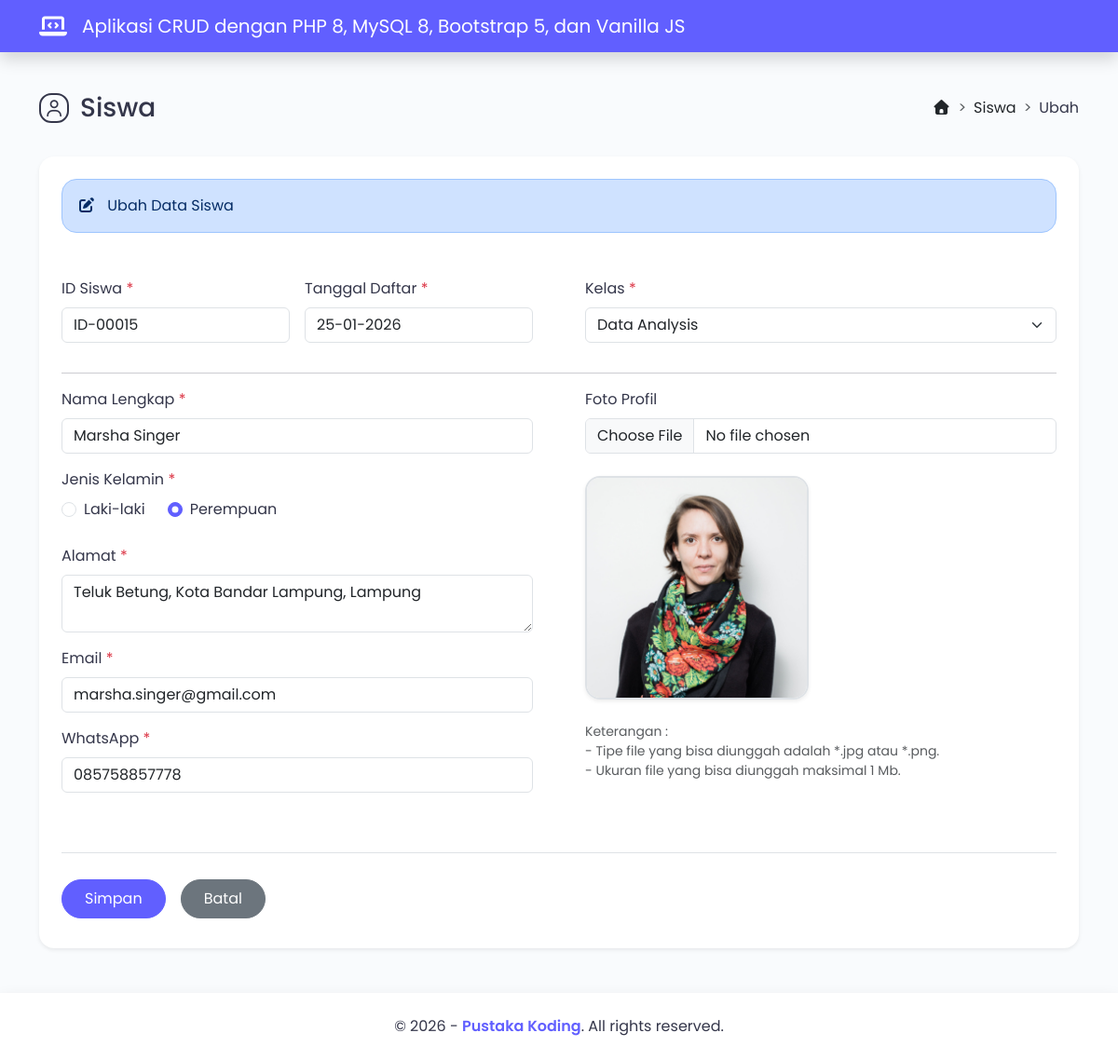
Screenshot of /?halaman=ubah&id=ID-00015 with the database file from the repository.
### tables this page shows
CREATE TABLE `tbl_siswa` (
  `id_siswa` varchar(8) NOT NULL,
  `tanggal_daftar` date NOT NULL,
  `kelas` varchar(30) NOT NULL,
  `nama_lengkap` varchar(50) NOT NULL,
  `jenis_kelamin` enum('Laki-laki','Perempuan') NOT NULL,
  `alamat` varchar(255) NOT NULL,
  `email` varchar(50) NOT NULL,
  `whatsapp` varchar(13) NOT NULL,
  `foto_profil` varchar(100) NOT NULL
);

### form_ubah.php (the view, shortened to what this page needs)
<div class="d-flex flex-column flex-lg-row mt-5 mb-4">
    <div class="flex-grow-1 d-flex align-items-center">
        <i class="fa-regular fa-user icon-title"></i>
        <h3>Siswa</h3>
    </div>
    <div class="ms-5 ms-lg-0 pt-lg-2">
        <nav style="--bs-breadcrumb-divider: '>';" aria-label="breadcrumb">
            <ol class="breadcrumb">
                <li class="breadcrumb-item"><a href="https://pustakakoding.com/" class="text-dark text-decoration-none"><i class="fa-solid fa-house"></i></a></li>
                <li class="breadcrumb-item"><a href="?halaman=data" class="text-dark text-decoration-none">Siswa</a></li>
                <li class="breadcrumb-item" aria-current="page">Ubah</li>
            </ol>
        </nav>
    </div>
</div>
<?php
if (isset($_GET['id'])) {
    $id_siswa = $_GET['id'];
    $query = $mysqli->query("SELECT * FROM tbl_siswa WHERE id_siswa='$id_siswa'")
                            or die("Ada kesalahan pada query tampil data : {$mysqli->error}");
    $data = $query->fetch_assoc();
}
?>
<div class="bg-white rounded-4 shadow-sm p-4 mb-5">
    <div class="alert alert-primary rounded-4 mb-5" role="alert">
        <i class="fa-solid fa-pen-to-square me-2"></i> Ubah Data Siswa
    </div>
    <form action="proses_ubah.php" method="post" enctype="multipart/form-data" class="needs-validation" novalidate>
        <div class="row">
            <div class="col-xl-6">
                <div class="row g-0">
                    <div class="mb-3 col-xl-6 pe-xl-3">
                        <label class="form-label">ID Siswa <span class="text-danger">*</span></label>
                        <input type="text" name="id_siswa" class="form-control" value="<?= $data['id_siswa'] ?>" readonly>
                    </div>
                    <div class="mb-3 col-xl-6 pe-xl-3">
                        <label class="form-label">Tanggal Daftar <span class="text-danger">*</span></label>
                        <input type="text" name="tanggal_daftar" class="form-control datepicker" autocomplete="off" value="<?= date('d-m-Y', strtotime($data['tanggal_daftar'])) ?>" required>
                    </div>
                </div>
            </div>
            <div class="col-xl-6">
                <div class="mb-3 ps-xl-3">
                    <label class="form-label">Kelas <span class="text-danger">*</span></label>
                    <select name="kelas" class="form-select" autocomplete="off" required>
                        <option value="<?= $data['kelas'] ?>"><?= $data['kelas'] ?></option>
                    </select>
                </div>
            </div>
        </div>
        <hr class="mb-4-2">
        <div class="row">
            <div class="col-xl-6">
                <div class="mb-3 pe-xl-3">
                    <label class="form-label">Nama Lengkap <span class="text-danger">*</span></label>
                    <input type="text" name="nama_lengkap" class="form-control" autocomplete="off" value="<?= $data['nama_lengkap'] ?>" required>
                </div>
                <div class="mb-4 pe-xl-3">
                    <label class="form-label">Jenis Kelamin <span class="text-danger">*</span></label>
                    <br>
                    <div class="d-flex">
                        <?php
                        $jenis_kelamin = $data['jenis_kelamin'] ?? '';
                        ?>
                        <div class="form-check me-4">
                            <input type="radio" id="laki_laki" name="jenis_kelamin" class="form-check-input" value="Laki-laki" <?= ($jenis_kelamin === 'Laki-laki') ? 'checked' : '' ?> required>
                            <label class="form-check-label" for="laki_laki">Laki-laki</label>
                        </div>
                        <div class="form-check">
                            <input type="radio" id="perempuan" name="jenis_kelamin" class="form-check-input" value="Perempuan" <?= ($jenis_kelamin === 'Perempuan') ? 'checked' : '' ?> required>
                            <label class="form-check-label" for="perempuan">Perempuan</label>
                        </div>
                    </div>
                </div>
                <div class="mb-3 pe-xl-3">
                    <label class="form-label">Alamat <span class="text-danger">*</span></label>
                    <textarea name="alamat" rows="2" class="form-control" autocomplete="off" required><?= $data['alamat'] ?></textarea>
                </div>
                <div class="mb-3 pe-xl-3">
                    <label class="form-label">Email <span class="text-danger">*</span></label>
                    <input type="email" name="email" class="form-control" autocomplete="off" value="<?= $data['email'] ?>" required>
                </div>
                <div class="mb-3 pe-xl-3">
                    <label class="form-label">WhatsApp <span class="text-danger">*</span></label>
                    <input type="text" name="whatsapp" class="form-control" maxlength="13" autocomplete="off" onkeydown="return allowChars(event, '0123456789')" value="<?= $data['whatsapp'] ?>" required>
                </div>
            </div>
            <div class="col-xl-6">
                <div class="mb-3 ps-xl-3">
                    <label class="form-label">Foto Profil</label>
                    <input type="file" accept=".jpg, .jpeg, .png" id="image" name="foto" class="form-control" autocomplete="off">
                    <div class="mt-4">
                        <img id="preview-image" src="images/<?= basename($data['foto_profil']) ?>" class="border border-2 img-fluid rounded-4 shadow-sm" alt="Foto Profil" width="240" height="240" loading="lazy">
                    </div>
                    <div class="form-text mt-4">
                        Keterangan : <br>
                        - Tipe file yang bisa diunggah adalah *.jpg atau *.png. <br>
                        - Ukuran file yang bisa diunggah maksimal 1 Mb.
                    </div>
                </div>
            </div>
        </div>
        <div class="pt-4 pb-2 mt-5 border-top">
            <div class="d-grid gap-3 d-sm-flex justify-content-md-start pt-1">
                <input type="submit" name="simpan" value="Simpan" class="btn btn-primary rounded-pill py-2 px-4">
                <a href="?halaman=data" class="btn btn-secondary rounded-pill py-2 px-4">Batal</a>
            </div>
        </div>
    </form>
</div>

### assets/css/style.css (style rules this page uses)
body { font-family: poppins, sans-serif; background: #f9fbfd; color: #34364a; }
.icon-title { display: inline-flex; align-items: center; justify-content: center; color: #34364a; border: 2px solid #34364a; width: 18px; height: 18px; padding: 14px; font-size: 18px; border-radius: 41%; margin-right: 12px; margin-bottom: 8px; }
.btn-primary { --bs-btn-color: #fff; --bs-btn-bg: #615fff; --bs-btn-border-color: #615fff; --bs-btn-hover-color: #fff; --bs-btn-hover-bg: #4f39f6; --bs-btn-hover-border-color: #4f39f6; --bs-btn-focus-shadow-rgb: 49, 132, 253; --bs-btn-active-color: #fff; --bs-btn-active-bg: #4f39f6; --bs-btn-active-border-color: #4f39f6; --bs-btn-active-shadow: inset 0 3px 5px rgba(0, 0, 0, 0.125); --bs-btn-disabled-color: #fff; --bs-btn-disabled-bg: #615fff; --bs-btn-disabled-border-color: #615fff; }
.form-check-input:checked { background-color: #615fff; border-color: #615fff; }

### rows the page displays
tbl_siswa: id_siswa "ID-00015", tanggal_daftar "25-01-2026", kelas "Data Analysis", nama_lengkap "Marsha Singer", jenis_kelamin "☐ Laki-laki", jenis_kelamin "☑ Perempuan", alamat "Teluk Betung, Kota Bandar Lampung, Lampung", email "marsha.singer@gmail.com", whatsapp "085758857778", foto_profil (picture)
